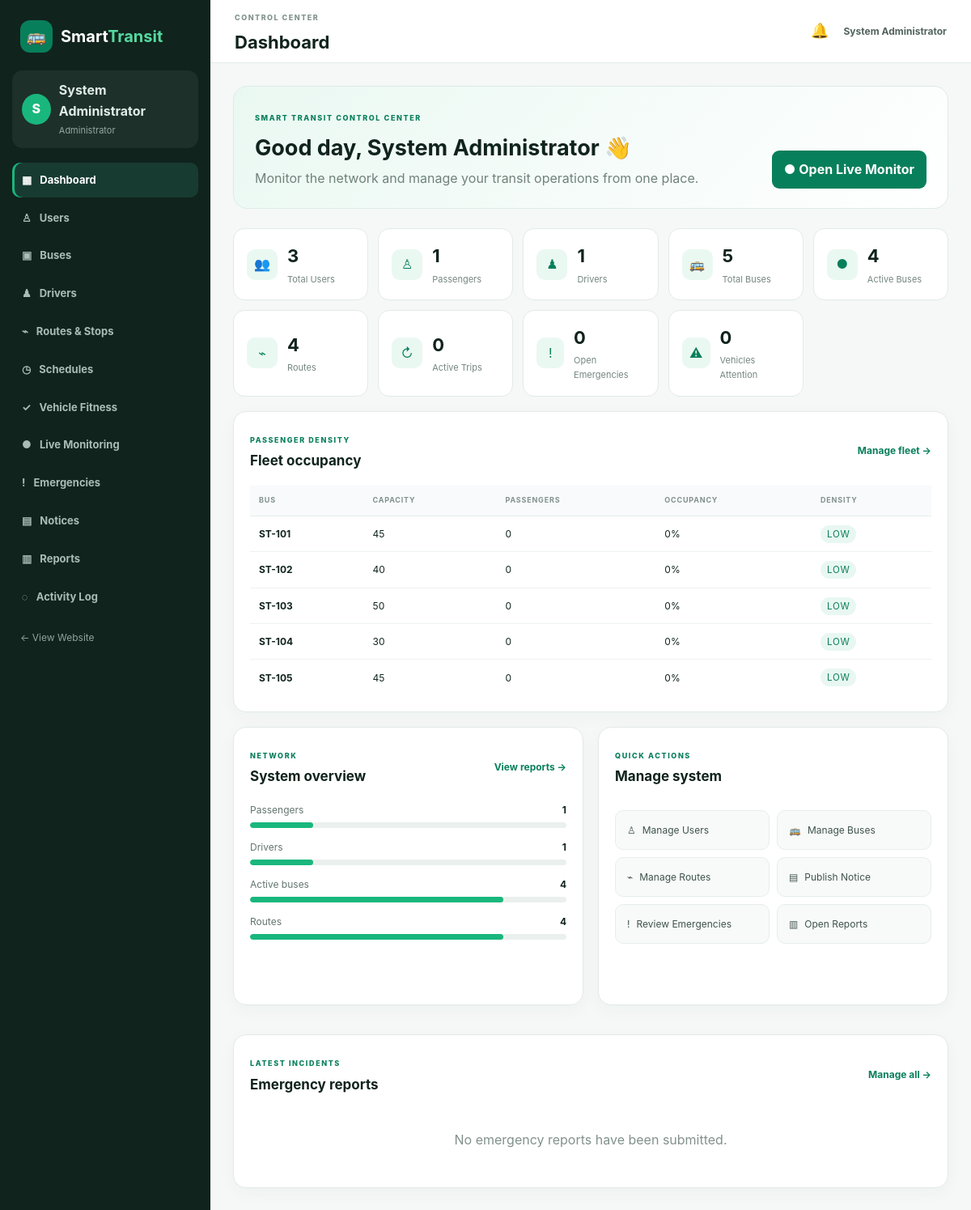
Page /admin/dashboard.php (signed in) on the committed database.
### tables this page shows
CREATE TABLE IF NOT EXISTS buses (
    id INT UNSIGNED AUTO_INCREMENT PRIMARY KEY,
    bus_number VARCHAR(30) NOT NULL UNIQUE,
    registration_number VARCHAR(50) NOT NULL UNIQUE,
    bus_type VARCHAR(50) NOT NULL,
    capacity INT NOT NULL,
    women_only TINYINT(1) NOT NULL DEFAULT 0,
    status ENUM('active','inactive','maintenance') NOT NULL DEFAULT 'active',
    created_at TIMESTAMP DEFAULT CURRENT_TIMESTAMP
);

### includes/auth.php (called while the page is built, shortened)
<?php
function currentUser(): ?array {
    return $_SESSION['user'] ?? null;
}
?>

### admin/_common.php (called while the page is built, shortened)
<?php
require_once __DIR__ . '/../includes/auth.php';
require_once __DIR__ . '/../includes/functions.php';
$adminUser = currentUser();

### includes/functions.php (called while the page is built, shortened)
<?php
function e(?string $value): string {
    return htmlspecialchars($value ?? '', ENT_QUOTES, 'UTF-8');
}
?>

### admin/dashboard.php (the view, shortened to what this page needs)
<?php
require_once __DIR__.'/_common.php';
function countQ($sql){global $pdo; try{return (int)$pdo->query($sql)->fetchColumn();}catch(Throwable $e){return 0;}}
$stats=[
 'users'=>countQ("SELECT COUNT(*) FROM users"),
 'passengers'=>countQ("SELECT COUNT(*) FROM users WHERE role='passenger'"),
 'drivers'=>countQ("SELECT COUNT(*) FROM users WHERE role='driver'"),
 'buses'=>countQ("SELECT COUNT(*) FROM buses"),
 'active_buses'=>countQ("SELECT COUNT(*) FROM buses WHERE status='active'"),
 'routes'=>countQ("SELECT COUNT(*) FROM routes"),
 'trips'=>countQ("SELECT COUNT(*) FROM trips WHERE status='active'"),
 'emergencies'=>countQ("SELECT COUNT(*) FROM emergency_reports WHERE status IN ('New','Investigating')"),
 'attention'=>countQ("SELECT COUNT(*) FROM (SELECT bus_id, condition_status, MAX(reported_at) d FROM vehicle_conditions GROUP BY bus_id) x WHERE condition_status <> 'Good'")
];
$recent=[];
try{$recent=$pdo->query("SELECT e.*,u.name driver,b.bus_number,r.route_code FROM emergency_reports e JOIN users u ON u.id=e.driver_id JOIN buses b ON b.id=e.bus_id JOIN routes r ON r.id=e.route_id ORDER BY e.created_at DESC LIMIT 6")->fetchAll();}catch(Throwable $e){}
require __DIR__.'/_layout.php';
?>
<section class="admin-welcome"><div><span class="admin-kicker">SMART TRANSIT CONTROL CENTER</span><h2>Good day, <?= e($adminUser['name']) ?> 👋</h2><p>Monitor the network and manage your transit operations from one place.</p></div><a class="admin-btn" href="<?= BASE_URL ?>/admin/live.php">● Open Live Monitor</a></section>
<div class="admin-stats">
<?php $cards=[['users','Total Users','👥'],['passengers','Passengers','♙'],['drivers','Drivers','♟'],['buses','Total Buses','🚌'],['active_buses','Active Buses','●'],['routes','Routes','⌁'],['trips','Active Trips','↻'],['emergencies','Open Emergencies','!'],['attention','Vehicles Attention','⚠']]; foreach($cards as [$k,$label,$icon]): ?>
<div class="admin-stat <?= in_array($k,['emergencies','attention'])&&$stats[$k]>0?'alert-stat':'' ?>"><span><?= $icon ?></span><div><strong><?= $stats[$k] ?></strong><small><?= $label ?></small></div></div>
<?php endforeach; ?>
</div>
<section class="admin-panel">
<div class="admin-panel-head"><div><span class="admin-kicker">PASSENGER DENSITY</span><h3>Fleet occupancy</h3></div><a href="<?= BASE_URL ?>/admin/buses.php">Manage fleet →</a></div>
<div class="admin-table-wrap"><table class="admin-table"><thead><tr><th>Bus</th><th>Capacity</th><th>Passengers</th><th>Occupancy</th><th>Density</th></tr></thead><tbody>
<?php
$densityRows=[];
try{
    $densityRows=$pdo->query("SELECT b.id,b.bus_number,b.capacity,
        (SELECT COUNT(*) FROM bus_occupancy bo WHERE bo.bus_id=b.id AND bo.exited_at IS NULL) AS passengers
        FROM buses b ORDER BY b.bus_number")->fetchAll();
}catch(Throwable $e){}
?>
<?php if(!$densityRows): ?><tr><td colspan="5">No buses available.</td></tr><?php else: foreach($densityRows as $d): $cap=max(1,(int)$d['capacity']);$pct=min(100,(int)round(((int)$d['passengers']/$cap)*100));$den=$pct<50?'LOW':($pct<80?'MEDIUM':'HIGH'); ?>
<tr><td><strong><?= e($d['bus_number']) ?></strong></td><td><?= $cap ?></td><td><?= (int)$d['passengers'] ?></td><td><?= $pct ?>%</td><td><span class="density-<?= strtolower($den) ?> density-badge"><?= $den ?></span></td></tr>
<?php endforeach; endif; ?>
</tbody></table></div>
</section>
<div class="admin-grid-2">
<section class="admin-panel"><div class="admin-panel-head"><div><span class="admin-kicker">NETWORK</span><h3>System overview</h3></div><a href="<?= BASE_URL ?>/admin/reports.php">View reports →</a></div>
<div class="admin-bars">
<?php foreach([['Passengers',$stats['passengers']],['Drivers',$stats['drivers']],['Active buses',$stats['active_buses']],['Routes',$stats['routes']]] as $row): $max=max(1,$stats['users'],$stats['buses'],$stats['routes']); ?>
<div><label><?= e($row[0]) ?><b><?= $row[1] ?></b></label><div class="bar"><i style="width:<?= min(100,round(($row[1]/$max)*100)) ?>%"></i></div></div>
<?php endforeach; ?>
</div></section>
<section class="admin-panel"><div class="admin-panel-head"><div><span class="admin-kicker">QUICK ACTIONS</span><h3>Manage system</h3></div></div>
<div class="quick-actions">
<a href="<?= BASE_URL ?>/admin/users.php">♙ <span>Manage Users</span></a><a href="<?= BASE_URL ?>/admin/buses.php">🚌 <span>Manage Buses</span></a><a href="<?= BASE_URL ?>/admin/routes.php">⌁ <span>Manage Routes</span></a><a href="<?= BASE_URL ?>/admin/notices.php">▤ <span>Publish Notice</span></a><a href="<?= BASE_URL ?>/admin/emergencies.php">! <span>Review Emergencies</span></a><a href="<?= BASE_URL ?>/admin/reports.php">▥ <span>Open Reports</span></a>
</div></section>
</div>
<section class="admin-panel"><div class="admin-panel-head"><div><span class="admin-kicker">LATEST INCIDENTS</span><h3>Emergency reports</h3></div><a href="<?= BASE_URL ?>/admin/emergencies.php">Manage all →</a></div>
<?php if(!$recent): ?><div class="admin-empty">No emergency reports have been submitted.</div><?php endif; ?></section>
<?php require __DIR__.'/_layout_end.php'; ?>

### assets/css/style.css (style rules this page uses)
* { box-sizing:border-box }
html { scroll-behavior:smooth }
body { margin:0;font-family:Inter,Segoe UI,Arial,sans-serif;background:#f6f8fb;color:#172033;line-height:1.6 }
a { color:inherit;text-decoration:none }
.quick-actions { display:grid;grid-template-columns:repeat(4,1fr);gap:14px;margin:25px 0 55px }
table { width:100%;border-collapse:collapse;min-width:720px }
th,td { text-align:left;padding:14px 16px;border-bottom:1px solid #edf0f3 }
th { background:#f8fafc;font-size:12px;text-transform:uppercase;letter-spacing:.5px }
.admin-body { background:#f5f8f7;color:#10231d }
.admin-welcome,.admin-page-head { display:flex;justify-content:space-between;align-items:flex-end;gap:20px;margin-bottom:24px }
.admin-welcome { padding:24px 26px;border-radius:18px;background:linear-gradient(135deg,#eaf8f2,#fff);border:1px solid #dcebe5 }
.admin-welcome h2,.admin-page-head h2 { font-size:27px;margin:4px 0 }
.admin-welcome p,.admin-page-head p { color:#70827b;margin:0 }
.admin-kicker { font-size:9px;font-weight:850;letter-spacing:1.6px;color:#087f5b }
.admin-btn { border:0;background:#087f5b;color:#fff;border-radius:9px;padding:11px 15px;font-weight:750;cursor:pointer;display:inline-block }
.admin-stats { display:grid;grid-template-columns:repeat(5,1fr);gap:12px;margin-bottom:18px }
.admin-stat { background:#fff;border:1px solid #e2eae6;border-radius:14px;padding:16px;display:flex;gap:12px;align-items:center }
.admin-stat>span { width:38px;height:38px;background:#eaf8f2;color:#087f5b;border-radius:10px;display:grid;place-items:center }
.admin-stat strong,.admin-stat small { display:block }
.admin-stat strong { font-size:22px }
.admin-stat small { color:#758780;font-size:11px;margin-top:2px }
.admin-grid-2 { display:grid;grid-template-columns:1fr 1fr;gap:18px;margin-bottom:18px }
.admin-panel { background:#fff;border:1px solid #e2eae6;border-radius:16px;padding:20px;margin-bottom:18px;box-shadow:0 6px 22px rgba(24,59,49,.035) }
.admin-panel-head { display:flex;justify-content:space-between;align-items:center;gap:15px;margin-bottom:15px }
.admin-panel-head h3 { margin:2px 0;font-size:17px }
.admin-panel-head a { color:#087f5b;font-size:12px;font-weight:700 }
.admin-bars { display:grid;gap:14px }
.admin-bars label { display:flex;justify-content:space-between;font-size:12px;color:#63756e }
.admin-bars label b { color:#10231d }
.bar { height:7px;background:#eaf0ed;border-radius:20px;margin-top:6px;overflow:hidden }
.bar i { display:block;height:100%;background:#19b77d;border-radius:20px }
.quick-actions { display:grid;grid-template-columns:repeat(2,1fr);gap:9px }
.quick-actions a { padding:14px;background:#f7faf9;border:1px solid #e6eeea;border-radius:10px;color:#40534c;font-size:12px;display:flex;gap:8px }
.quick-actions a:first-letter { color:#087f5b }
.admin-empty { padding:25px;text-align:center;color:#82918c }
.admin-table-wrap { overflow-x:auto }
.admin-table { width:100%;border-collapse:collapse;font-size:12px }
.admin-table th { text-align:left;color:#82918c;font-size:9px;letter-spacing:.8px;text-transform:uppercase;padding:11px;border-bottom:1px solid #e5ece9 }
.admin-table td { padding:12px 11px;border-bottom:1px solid #edf2ef;vertical-align:middle }
.admin-table tr:last-child td { border-bottom:0 }
.admin-table td strong,.admin-table td small { display:block }
.occupancy-mini b,.density-badge { font-size:.72rem;letter-spacing:.06em;padding:4px 8px;border-radius:999px }
.density-low { color:#087f5b;background:#e8f7f1 }

### rows in the picture
buses: bus_number "ST-101", capacity "45", passengers "0", pct "0", den "LOW"
buses: bus_number "ST-102", capacity "40", passengers "0", pct "0", den "LOW"
buses: bus_number "ST-103", capacity "50", passengers "0", pct "0", den "LOW"
buses: bus_number "ST-104", capacity "30", passengers "0", pct "0", den "LOW"
buses: bus_number "ST-105", capacity "45", passengers "0", pct "0", den "LOW"

### other values in the picture
substr($adminUser['name']??'A',0,1) "S"
$adminUser['name'] "System Administrator"
$adminTitle "Dashboard"
$icon "👥"
$stats[$k] "3"
$label "Total Users"
$icon "♙"
$stats[$k] "1"
$label "Passengers"
$icon "♟"
$label "Drivers"
$icon "🚌"
$stats[$k] "5"
$label "Total Buses"
$icon "●"
